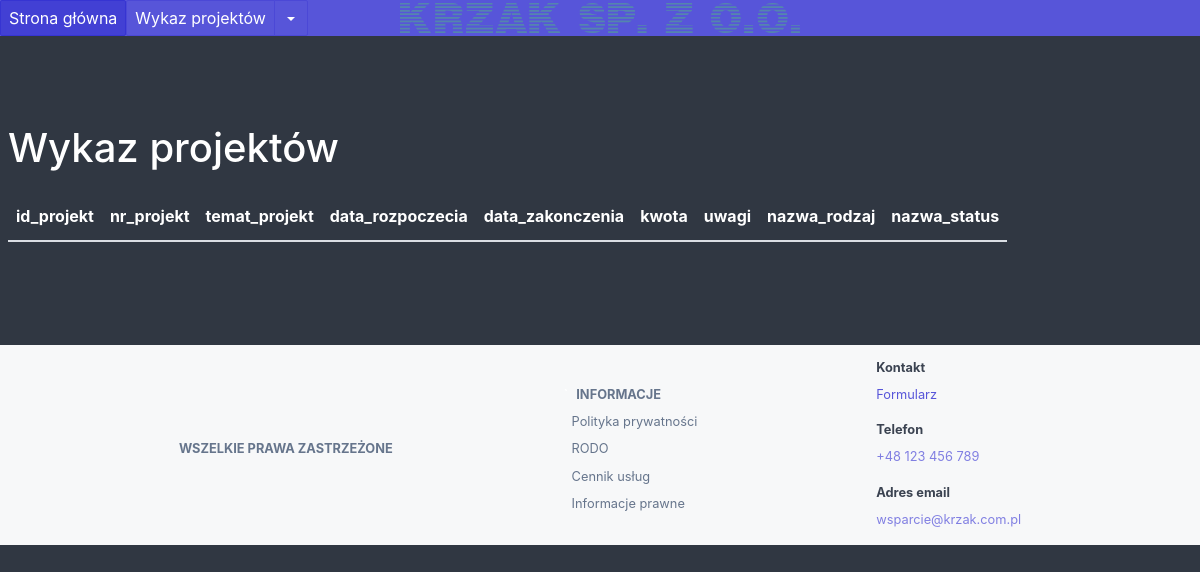
The page /wykaz_projektow on the database as committed earlier.
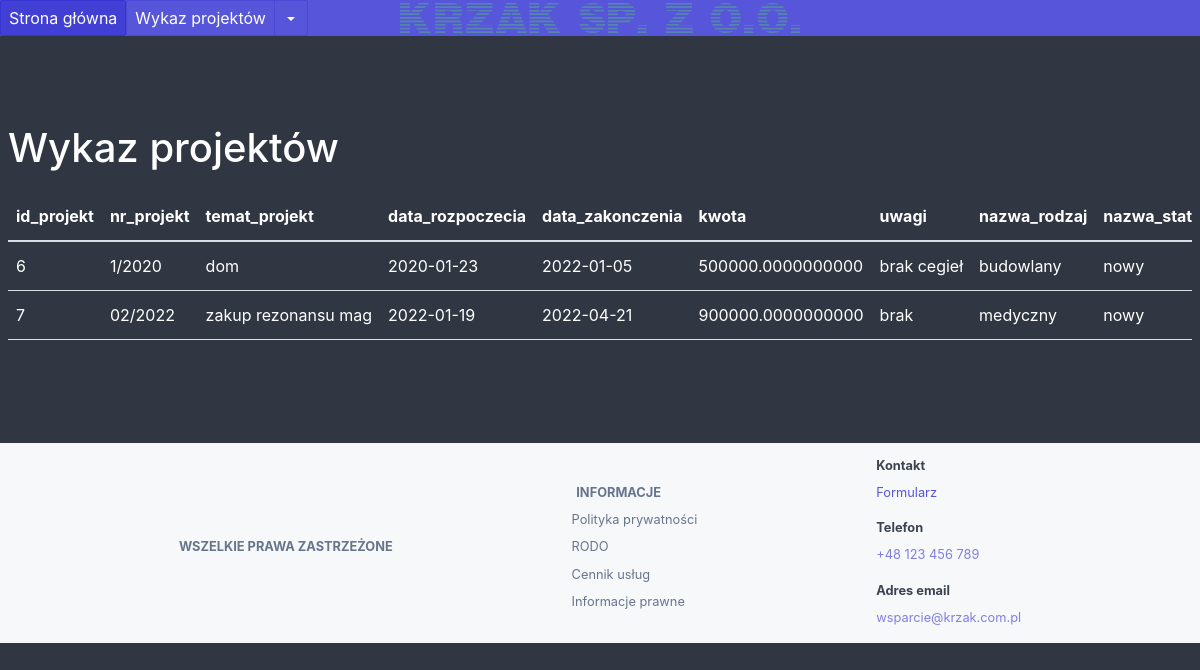
The same page on the database as committed later.
### flask_app.py (models this page shows)
class Projekt(db.Model):
    id_projekt = db.Column(db.Integer, primary_key=True, unique=True)
    id_rodzaj = db.Column(db.Integer, db.ForeignKey("rodzaj.id_rodzaj"))
    id_status = db.Column(db.Integer, db.ForeignKey("status.id_status"))
    nr_projekt = db.Column(db.Text)
    temat_projekt = db.Column(db.Text)
    data_rozpoczecia = db.Column(db.Date)
    data_zakonczenia = db.Column(db.Date)
    kwota = db.Column(db.Numeric)
    uwagi = db.Column(db.Text)

class Rodzaj(db.Model):
    id_rodzaj = db.Column(db.Integer, primary_key=True, unique=True)
    nazwa_rodzaj = db.Column(db.Text)

class Status(db.Model):
    id_status = db.Column(db.Integer, primary_key=True, unique=True)
    nazwa_status = db.Column(db.Text)

### flask_app.py (the view)
@app.route('/wykaz_projektow')
def wykaz_projektow():
    columns = [
        (Projekt, 'id_projekt'),
        (Projekt, 'nr_projekt'),
        (Projekt, 'temat_projekt'),
        (Projekt, 'data_rozpoczecia'),
        (Projekt, 'data_zakonczenia'),
        (Projekt, 'kwota'),
        (Projekt, 'uwagi'),
        (Rodzaj, 'nazwa_rodzaj'),
        (Status, 'nazwa_status'),
    ]
    rows = db.session.query(Projekt,Rodzaj,Status)\
        .join(Rodzaj)\
        .join(Status)\
        .all()
    return render_template('wykaz_projektow.html', columns=columns, rows=rows)

### templates/wykaz_projektow.html (shortened to what this page needs)
{% extends "bazowa_templatka.html" %}
{% block content %}
<h1>Wykaz projektów</h1>
<table class="table table-scroll bg-dark">
  <thead>
    <tr>
      {% for table_colname in columns %}
        <th>{{ table_colname[1] }}</th>
      {% endfor %}
    </tr>
  </thead>
  <tbody>
  {% for row in rows %}
    <tr>
      {% for table_colname in columns %}
        <td>
            <div>{{ row[table_colname[0]].__dict__[table_colname[1]] }}</div>
        </td>
      {% endfor %}
    </tr>
  {% endfor %}
  </tbody>
</table>
{% endblock %}

### templates/bazowa_templatka.html (shortened to what this page needs)
<!doctype html>
<html lang="en">
<head>
    <link rel="stylesheet" href="{{url_for('static', filename='css/spectre-0.5.9/dist/spectre.min.css')}}">
    <link rel="stylesheet" href="{{url_for('static', filename='css/spectre-0.5.9/dist/spectre-icons.min.css')}}">
</head>
<body class="bg-dark">
    {% block navbar %}
    <header class="navbar bg-primary">
      <section class="navbar-section">
                <div class="dropdown">
                  <div class="btn-group"><a class="btn btn-primary" href="/strona_glowna">Strona główna</a>
                  </div>
                </div>
                <div class="dropdown">
                  <div class="btn-group"><a class="btn btn-primary" href="/wykaz_projektow">Wykaz projektów</a><a class="btn btn-primary dropdown-toggle" tabindex="0"><i class="icon icon-caret"></i></a>
                  </div>
                </div>
      </section>
      <section class="navbar-center">
        <img  src="{{url_for( 'static', filename='img/krzak.png' )}}" alt="" height="30px" alt="image missing">
      </section>
      <section class="navbar-section">
      </section>
    </header>
    {% endblock %}
    <div class="hero bg-dark">
        <div class="hero-body">
        {% block content %}{% endblock %}
        </div>
    </div>
    <div class="px-2 bg-gray"
         style="
           display: flex;
           flex-direction: row;
           width: 100%;
           justify-content: space-evenly;
           align-items: center;">
    <div class="">
      <small>
        <ul class="nav">
          <li class="nav-item">
            <strong>
              <a href="">WSZELKIE PRAWA ZASTRZEŻONE</a>
            </strong>
        </ul>
      </small>
    </div>
    <div class="">
      <small>
        <ul class="nav">
          <li class="nav-item">
            <strong>
            `<a href="">INFORMACJE</a>
            </strong>
          </li>
          <li class="nav-item">
            <a href="" title="Self Service">Polityka prywatności</a>
          </li>
          <li class="nav-item">
            <a href="" title="Assisted Service">RODO</a>
          </li>
          <li class="nav-item">
            <a href="" title="Managed Service">Cennik usług</a>
          </li>
          <li class="nav-item">
            <a href="" title="Voting Center Service">Informacje prawne</a>
          </li>
        </ul>
      </small>
    </div>
    <div class="">
      <small>
        <div class="mb-2 px-2 text-dark">
          <dl>
            <dt>Kontakt</dt>
            <dd>
              <a href="#contact-form">Formularz</a>
            </dd>
          </dl>
          <dl>
            <dt>Telefon</dt>
            <dd><a href="">+48 123 456 789</a></dd>
          </dl>
          <dl>
            <dt>Adres email</dt>
            <dd>
              <a href="">wsparcie@krzak.com.pl</a>
            </dd>
          </dl>
        </div>
      </small>
    </div>
</div>
</body>

Rows that differ between the two databases and show on the page:
added Projekt: row "6" "1/2020" "dom" "2020-01-23" "2022-01-05" "500000.0000000000" "brak cegieł" "budowlany" "nowy"
added Projekt: row "7" "02/2022" "zakup rezonansu mag" "2022-01-19" "2022-04-21" "900000.0000000000" "brak" "medyczny" "nowy"
